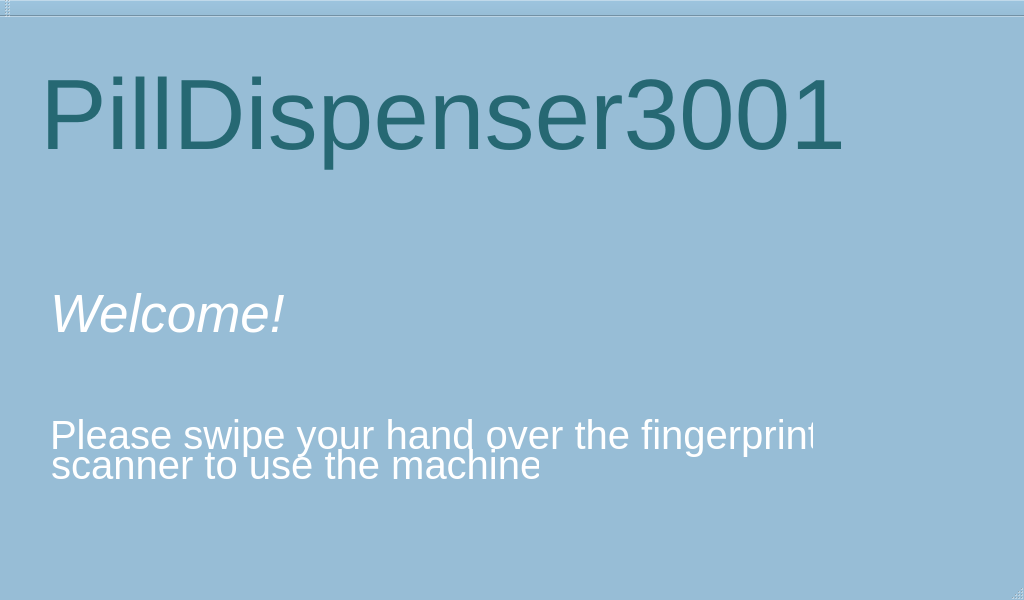
<?xml version="1.0" encoding="UTF-8"?>
<ui version="4.0">
 <class>MainMenu</class>
 <widget class="QMainWindow" name="MainMenu">
  <property name="enabled">
   <bool>false</bool>
  </property>
  <property name="geometry">
   <rect>
    <x>0</x>
    <y>0</y>
    <width>1024</width>
    <height>600</height>
   </rect>
  </property>
  <property name="palette">
   <palette>
    <active>
     <colorrole role="Base">
      <brush brushstyle="SolidPattern">
       <color alpha="255">
        <red>255</red>
        <green>255</green>
        <blue>255</blue>
       </color>
      </brush>
     </colorrole>
     <colorrole role="Window">
      <brush brushstyle="SolidPattern">
       <color alpha="255">
        <red>151</red>
        <green>189</green>
        <blue>214</blue>
       </color>
      </brush>
     </colorrole>
    </active>
    <inactive>
     <colorrole role="Base">
      <brush brushstyle="SolidPattern">
       <color alpha="255">
        <red>255</red>
        <green>255</green>
        <blue>255</blue>
       </color>
      </brush>
     </colorrole>
     <colorrole role="Window">
      <brush brushstyle="SolidPattern">
       <color alpha="255">
        <red>151</red>
        <green>189</green>
        <blue>214</blue>
       </color>
      </brush>
     </colorrole>
    </inactive>
    <disabled>
     <colorrole role="Base">
      <brush brushstyle="SolidPattern">
       <color alpha="255">
        <red>151</red>
        <green>189</green>
        <blue>214</blue>
       </color>
      </brush>
     </colorrole>
     <colorrole role="Window">
      <brush brushstyle="SolidPattern">
       <color alpha="255">
        <red>151</red>
        <green>189</green>
        <blue>214</blue>
       </color>
      </brush>
     </colorrole>
    </disabled>
   </palette>
  </property>
  <property name="windowTitle">
   <string>MainMenu</string>
  </property>
  <property name="autoFillBackground">
   <bool>false</bool>
  </property>
  <widget class="QWidget" name="centralWidget">
   <widget class="QLabel" name="label">
    <property name="geometry">
     <rect>
      <x>40</x>
      <y>30</y>
      <width>868</width>
      <height>135</height>
     </rect>
    </property>
    <property name="palette">
     <palette>
      <active>
       <colorrole role="WindowText">
        <brush brushstyle="SolidPattern">
         <color alpha="255">
          <red>244</red>
          <green>244</green>
          <blue>244</blue>
         </color>
        </brush>
       </colorrole>
       <colorrole role="Midlight">
        <brush brushstyle="SolidPattern">
         <color alpha="255">
          <red>255</red>
          <green>255</green>
          <blue>255</blue>
         </color>
        </brush>
       </colorrole>
       <colorrole role="Dark">
        <brush brushstyle="SolidPattern">
         <color alpha="255">
          <red>38</red>
          <green>104</green>
          <blue>115</blue>
         </color>
        </brush>
       </colorrole>
       <colorrole role="Mid">
        <brush brushstyle="SolidPattern">
         <color alpha="255">
          <red>255</red>
          <green>255</green>
          <blue>255</blue>
         </color>
        </brush>
       </colorrole>
       <colorrole role="Text">
        <brush brushstyle="SolidPattern">
         <color alpha="255">
          <red>242</red>
          <green>245</green>
          <blue>245</blue>
         </color>
        </brush>
       </colorrole>
       <colorrole role="ButtonText">
        <brush brushstyle="SolidPattern">
         <color alpha="255">
          <red>235</red>
          <green>244</green>
          <blue>247</blue>
         </color>
        </brush>
       </colorrole>
       <colorrole role="Base">
        <brush brushstyle="SolidPattern">
         <color alpha="255">
          <red>255</red>
          <green>255</green>
          <blue>255</blue>
         </color>
        </brush>
       </colorrole>
       <colorrole role="Window">
        <brush brushstyle="SolidPattern">
         <color alpha="255">
          <red>98</red>
          <green>118</green>
          <blue>131</blue>
         </color>
        </brush>
       </colorrole>
       <colorrole role="Shadow">
        <brush brushstyle="SolidPattern">
         <color alpha="255">
          <red>255</red>
          <green>255</green>
          <blue>255</blue>
         </color>
        </brush>
       </colorrole>
       <colorrole role="ToolTipText">
        <brush brushstyle="SolidPattern">
         <color alpha="255">
          <red>245</red>
          <green>252</green>
          <blue>254</blue>
         </color>
        </brush>
       </colorrole>
      </active>
      <inactive>
       <colorrole role="WindowText">
        <brush brushstyle="SolidPattern">
         <color alpha="255">
          <red>244</red>
          <green>244</green>
          <blue>244</blue>
         </color>
        </brush>
       </colorrole>
       <colorrole role="Midlight">
        <brush brushstyle="SolidPattern">
         <color alpha="255">
          <red>255</red>
          <green>255</green>
          <blue>255</blue>
         </color>
        </brush>
       </colorrole>
       <colorrole role="Dark">
        <brush brushstyle="SolidPattern">
         <color alpha="255">
          <red>38</red>
          <green>104</green>
          <blue>115</blue>
         </color>
        </brush>
       </colorrole>
       <colorrole role="Mid">
        <brush brushstyle="SolidPattern">
         <color alpha="255">
          <red>255</red>
          <green>255</green>
          <blue>255</blue>
         </color>
        </brush>
       </colorrole>
       <colorrole role="Text">
        <brush brushstyle="SolidPattern">
         <color alpha="255">
          <red>242</red>
          <green>245</green>
          <blue>245</blue>
         </color>
        </brush>
       </colorrole>
       <colorrole role="ButtonText">
        <brush brushstyle="SolidPattern">
         <color alpha="255">
          <red>235</red>
          <green>244</green>
          <blue>247</blue>
         </color>
        </brush>
       </colorrole>
       <colorrole role="Base">
        <brush brushstyle="SolidPattern">
         <color alpha="255">
          <red>255</red>
          <green>255</green>
          <blue>255</blue>
         </color>
        </brush>
       </colorrole>
       <colorrole role="Window">
        <brush brushstyle="SolidPattern">
         <color alpha="255">
          <red>98</red>
          <green>118</green>
          <blue>131</blue>
         </color>
        </brush>
       </colorrole>
       <colorrole role="Shadow">
        <brush brushstyle="SolidPattern">
         <color alpha="255">
          <red>255</red>
          <green>255</green>
          <blue>255</blue>
         </color>
        </brush>
       </colorrole>
       <colorrole role="ToolTipText">
        <brush brushstyle="SolidPattern">
         <color alpha="255">
          <red>245</red>
          <green>252</green>
          <blue>254</blue>
         </color>
        </brush>
       </colorrole>
      </inactive>
      <disabled>
       <colorrole role="WindowText">
        <brush brushstyle="SolidPattern">
         <color alpha="255">
          <red>38</red>
          <green>104</green>
          <blue>115</blue>
         </color>
        </brush>
       </colorrole>
       <colorrole role="Midlight">
        <brush brushstyle="SolidPattern">
         <color alpha="255">
          <red>255</red>
          <green>255</green>
          <blue>255</blue>
         </color>
        </brush>
       </colorrole>
       <colorrole role="Dark">
        <brush brushstyle="SolidPattern">
         <color alpha="255">
          <red>38</red>
          <green>104</green>
          <blue>115</blue>
         </color>
        </brush>
       </colorrole>
       <colorrole role="Mid">
        <brush brushstyle="SolidPattern">
         <color alpha="255">
          <red>255</red>
          <green>255</green>
          <blue>255</blue>
         </color>
        </brush>
       </colorrole>
       <colorrole role="Text">
        <brush brushstyle="SolidPattern">
         <color alpha="255">
          <red>38</red>
          <green>104</green>
          <blue>115</blue>
         </color>
        </brush>
       </colorrole>
       <colorrole role="ButtonText">
        <brush brushstyle="SolidPattern">
         <color alpha="255">
          <red>38</red>
          <green>104</green>
          <blue>115</blue>
         </color>
        </brush>
       </colorrole>
       <colorrole role="Base">
        <brush brushstyle="SolidPattern">
         <color alpha="255">
          <red>98</red>
          <green>118</green>
          <blue>131</blue>
         </color>
        </brush>
       </colorrole>
       <colorrole role="Window">
        <brush brushstyle="SolidPattern">
         <color alpha="255">
          <red>98</red>
          <green>118</green>
          <blue>131</blue>
         </color>
        </brush>
       </colorrole>
       <colorrole role="Shadow">
        <brush brushstyle="SolidPattern">
         <color alpha="255">
          <red>255</red>
          <green>255</green>
          <blue>255</blue>
         </color>
        </brush>
       </colorrole>
       <colorrole role="ToolTipText">
        <brush brushstyle="SolidPattern">
         <color alpha="255">
          <red>245</red>
          <green>252</green>
          <blue>254</blue>
         </color>
        </brush>
       </colorrole>
      </disabled>
     </palette>
    </property>
    <property name="font">
     <font>
      <family>Cantarell</family>
      <pointsize>75</pointsize>
      <weight>50</weight>
      <italic>false</italic>
      <bold>false</bold>
      <underline>false</underline>
     </font>
    </property>
    <property name="text">
     <string>PillDispenser3001</string>
    </property>
   </widget>
   <widget class="QLabel" name="label_2">
    <property name="geometry">
     <rect>
      <x>50</x>
      <y>260</y>
      <width>234</width>
      <height>73</height>
     </rect>
    </property>
    <property name="palette">
     <palette>
      <active>
       <colorrole role="WindowText">
        <brush brushstyle="SolidPattern">
         <color alpha="255">
          <red>49</red>
          <green>55</green>
          <blue>57</blue>
         </color>
        </brush>
       </colorrole>
       <colorrole role="Dark">
        <brush brushstyle="SolidPattern">
         <color alpha="255">
          <red>255</red>
          <green>255</green>
          <blue>255</blue>
         </color>
        </brush>
       </colorrole>
       <colorrole role="Mid">
        <brush brushstyle="SolidPattern">
         <color alpha="255">
          <red>255</red>
          <green>255</green>
          <blue>255</blue>
         </color>
        </brush>
       </colorrole>
       <colorrole role="Text">
        <brush brushstyle="SolidPattern">
         <color alpha="255">
          <red>49</red>
          <green>55</green>
          <blue>57</blue>
         </color>
        </brush>
       </colorrole>
       <colorrole role="ButtonText">
        <brush brushstyle="SolidPattern">
         <color alpha="255">
          <red>49</red>
          <green>55</green>
          <blue>57</blue>
         </color>
        </brush>
       </colorrole>
      </active>
      <inactive>
       <colorrole role="WindowText">
        <brush brushstyle="SolidPattern">
         <color alpha="255">
          <red>49</red>
          <green>55</green>
          <blue>57</blue>
         </color>
        </brush>
       </colorrole>
       <colorrole role="Dark">
        <brush brushstyle="SolidPattern">
         <color alpha="255">
          <red>255</red>
          <green>255</green>
          <blue>255</blue>
         </color>
        </brush>
       </colorrole>
       <colorrole role="Mid">
        <brush brushstyle="SolidPattern">
         <color alpha="255">
          <red>255</red>
          <green>255</green>
          <blue>255</blue>
         </color>
        </brush>
       </colorrole>
       <colorrole role="Text">
        <brush brushstyle="SolidPattern">
         <color alpha="255">
          <red>49</red>
          <green>55</green>
          <blue>57</blue>
         </color>
        </brush>
       </colorrole>
       <colorrole role="ButtonText">
        <brush brushstyle="SolidPattern">
         <color alpha="255">
          <red>49</red>
          <green>55</green>
          <blue>57</blue>
         </color>
        </brush>
       </colorrole>
      </inactive>
      <disabled>
       <colorrole role="WindowText">
        <brush brushstyle="SolidPattern">
         <color alpha="255">
          <red>255</red>
          <green>255</green>
          <blue>255</blue>
         </color>
        </brush>
       </colorrole>
       <colorrole role="Dark">
        <brush brushstyle="SolidPattern">
         <color alpha="255">
          <red>255</red>
          <green>255</green>
          <blue>255</blue>
         </color>
        </brush>
       </colorrole>
       <colorrole role="Mid">
        <brush brushstyle="SolidPattern">
         <color alpha="255">
          <red>255</red>
          <green>255</green>
          <blue>255</blue>
         </color>
        </brush>
       </colorrole>
       <colorrole role="Text">
        <brush brushstyle="SolidPattern">
         <color alpha="255">
          <red>255</red>
          <green>255</green>
          <blue>255</blue>
         </color>
        </brush>
       </colorrole>
       <colorrole role="ButtonText">
        <brush brushstyle="SolidPattern">
         <color alpha="255">
          <red>255</red>
          <green>255</green>
          <blue>255</blue>
         </color>
        </brush>
       </colorrole>
      </disabled>
     </palette>
    </property>
    <property name="font">
     <font>
      <pointsize>40</pointsize>
      <italic>true</italic>
     </font>
    </property>
    <property name="text">
     <string>Welcome!</string>
    </property>
   </widget>
   <widget class="QLabel" name="label_3">
    <property name="geometry">
     <rect>
      <x>50</x>
      <y>390</y>
      <width>763</width>
      <height>55</height>
     </rect>
    </property>
    <property name="palette">
     <palette>
      <active>
       <colorrole role="WindowText">
        <brush brushstyle="SolidPattern">
         <color alpha="255">
          <red>49</red>
          <green>55</green>
          <blue>57</blue>
         </color>
        </brush>
       </colorrole>
       <colorrole role="Dark">
        <brush brushstyle="SolidPattern">
         <color alpha="255">
          <red>255</red>
          <green>255</green>
          <blue>255</blue>
         </color>
        </brush>
       </colorrole>
       <colorrole role="Text">
        <brush brushstyle="SolidPattern">
         <color alpha="255">
          <red>49</red>
          <green>55</green>
          <blue>57</blue>
         </color>
        </brush>
       </colorrole>
       <colorrole role="ButtonText">
        <brush brushstyle="SolidPattern">
         <color alpha="255">
          <red>49</red>
          <green>55</green>
          <blue>57</blue>
         </color>
        </brush>
       </colorrole>
      </active>
      <inactive>
       <colorrole role="WindowText">
        <brush brushstyle="SolidPattern">
         <color alpha="255">
          <red>49</red>
          <green>55</green>
          <blue>57</blue>
         </color>
        </brush>
       </colorrole>
       <colorrole role="Dark">
        <brush brushstyle="SolidPattern">
         <color alpha="255">
          <red>255</red>
          <green>255</green>
          <blue>255</blue>
         </color>
        </brush>
       </colorrole>
       <colorrole role="Text">
        <brush brushstyle="SolidPattern">
         <color alpha="255">
          <red>49</red>
          <green>55</green>
          <blue>57</blue>
         </color>
        </brush>
       </colorrole>
       <colorrole role="ButtonText">
        <brush brushstyle="SolidPattern">
         <color alpha="255">
          <red>49</red>
          <green>55</green>
          <blue>57</blue>
         </color>
        </brush>
       </colorrole>
      </inactive>
      <disabled>
       <colorrole role="WindowText">
        <brush brushstyle="SolidPattern">
         <color alpha="255">
          <red>255</red>
          <green>255</green>
          <blue>255</blue>
         </color>
        </brush>
       </colorrole>
       <colorrole role="Dark">
        <brush brushstyle="SolidPattern">
         <color alpha="255">
          <red>255</red>
          <green>255</green>
          <blue>255</blue>
         </color>
        </brush>
       </colorrole>
       <colorrole role="Text">
        <brush brushstyle="SolidPattern">
         <color alpha="255">
          <red>255</red>
          <green>255</green>
          <blue>255</blue>
         </color>
        </brush>
       </colorrole>
       <colorrole role="ButtonText">
        <brush brushstyle="SolidPattern">
         <color alpha="255">
          <red>255</red>
          <green>255</green>
          <blue>255</blue>
         </color>
        </brush>
       </colorrole>
      </disabled>
     </palette>
    </property>
    <property name="font">
     <font>
      <pointsize>30</pointsize>
     </font>
    </property>
    <property name="text">
     <string>Please swipe your hand over the fingerprint</string>
    </property>
   </widget>
   <widget class="QLabel" name="label_4">
    <property name="geometry">
     <rect>
      <x>40</x>
      <y>420</y>
      <width>499</width>
      <height>55</height>
     </rect>
    </property>
    <property name="palette">
     <palette>
      <active>
       <colorrole role="WindowText">
        <brush brushstyle="SolidPattern">
         <color alpha="255">
          <red>49</red>
          <green>55</green>
          <blue>57</blue>
         </color>
        </brush>
       </colorrole>
       <colorrole role="Dark">
        <brush brushstyle="SolidPattern">
         <color alpha="255">
          <red>255</red>
          <green>255</green>
          <blue>255</blue>
         </color>
        </brush>
       </colorrole>
       <colorrole role="Text">
        <brush brushstyle="SolidPattern">
         <color alpha="255">
          <red>49</red>
          <green>55</green>
          <blue>57</blue>
         </color>
        </brush>
       </colorrole>
       <colorrole role="ButtonText">
        <brush brushstyle="SolidPattern">
         <color alpha="255">
          <red>49</red>
          <green>55</green>
          <blue>57</blue>
         </color>
        </brush>
       </colorrole>
      </active>
      <inactive>
       <colorrole role="WindowText">
        <brush brushstyle="SolidPattern">
         <color alpha="255">
          <red>49</red>
          <green>55</green>
          <blue>57</blue>
         </color>
        </brush>
       </colorrole>
       <colorrole role="Dark">
        <brush brushstyle="SolidPattern">
         <color alpha="255">
          <red>255</red>
          <green>255</green>
          <blue>255</blue>
         </color>
        </brush>
       </colorrole>
       <colorrole role="Text">
        <brush brushstyle="SolidPattern">
         <color alpha="255">
          <red>49</red>
          <green>55</green>
          <blue>57</blue>
         </color>
        </brush>
       </colorrole>
       <colorrole role="ButtonText">
        <brush brushstyle="SolidPattern">
         <color alpha="255">
          <red>49</red>
          <green>55</green>
          <blue>57</blue>
         </color>
        </brush>
       </colorrole>
      </inactive>
      <disabled>
       <colorrole role="WindowText">
        <brush brushstyle="SolidPattern">
         <color alpha="255">
          <red>255</red>
          <green>255</green>
          <blue>255</blue>
         </color>
        </brush>
       </colorrole>
       <colorrole role="Dark">
        <brush brushstyle="SolidPattern">
         <color alpha="255">
          <red>255</red>
          <green>255</green>
          <blue>255</blue>
         </color>
        </brush>
       </colorrole>
       <colorrole role="Text">
        <brush brushstyle="SolidPattern">
         <color alpha="255">
          <red>255</red>
          <green>255</green>
          <blue>255</blue>
         </color>
        </brush>
       </colorrole>
       <colorrole role="ButtonText">
        <brush brushstyle="SolidPattern">
         <color alpha="255">
          <red>255</red>
          <green>255</green>
          <blue>255</blue>
         </color>
        </brush>
       </colorrole>
      </disabled>
     </palette>
    </property>
    <property name="font">
     <font>
      <pointsize>30</pointsize>
     </font>
    </property>
    <property name="text">
     <string> scanner to use the machine.</string>
    </property>
   </widget>
  </widget>
  <widget class="QMenuBar" name="menuBar">
   <property name="geometry">
    <rect>
     <x>0</x>
     <y>0</y>
     <width>1024</width>
     <height>27</height>
    </rect>
   </property>
  </widget>
  <widget class="QToolBar" name="mainToolBar">
   <attribute name="toolBarArea">
    <enum>TopToolBarArea</enum>
   </attribute>
   <attribute name="toolBarBreak">
    <bool>false</bool>
   </attribute>
  </widget>
  <widget class="QStatusBar" name="statusBar"/>
 </widget>
 <layoutdefault spacing="6" margin="11"/>
 <resources/>
 <connections/>
</ui>
